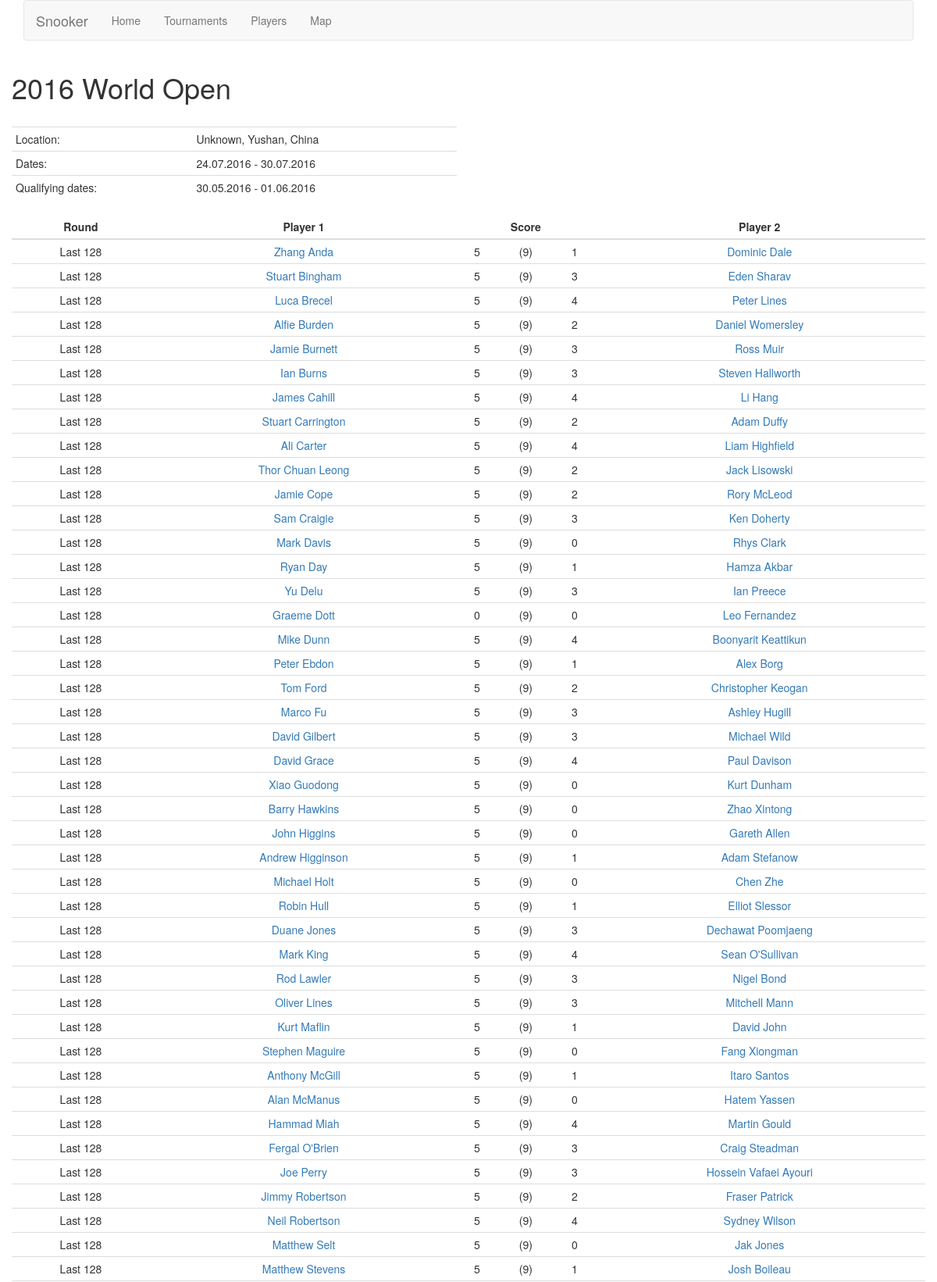
Page /tournament/1/ (upper part) on the committed database.
### tables this page shows
CREATE TABLE tournaments (
                id integer primary key,
                name text,
                location text,
                season text,
                startdate integer,
                enddate integer,
                qualstartdate integer,
                qualenddate integer );

CREATE TABLE rounds (
                id integer primary key,
                name text,
                roundorder integer,
                tournament integer,
                FOREIGN KEY(tournament) REFERENCES tournaments(id) );

CREATE TABLE matches (
                id integer primary key,
                score1 integer,
                score2 integer,
                date integer, 
                round integer,
                player1 integer,
                player2 integer,
                bestof integer,
                walkover integer,
                frames text,
                FOREIGN KEY(round) REFERENCES rounds(id),
                FOREIGN KEY(player1) REFERENCES players(id),
                FOREIGN KEY(player2) REFERENCES players(id) );

CREATE TABLE players (
                id integer primary key,
                name text,
                birthdate integer,
                country text,
                professional text);

### main.py (the view)
@app.route('/tournament/<id>/')
def tournament(id):
    cur = g.db.cursor()
    cur.execute("SELECT name,location,startdate,enddate,qualstartdate,qualenddate FROM tournaments WHERE id=?", (id,))
    tour = cur.fetchone()
    if tour is None:
        return render_template('error.html', msg=("Tournament " + id + " doesn't exists."))
    info  = {
        'id': id,
        'name': tour[0],
        'location': tour[1],
        'startdate': stamp2text(tour[2]),
        'enddate': stamp2text(tour[3]),
        'qualstartdate': "" if tour[4] == 'NULL' else stamp2text(tour[4]),
        'qualenddate': "" if tour[5] == 'NULL' else stamp2text(tour[5]),
    }
    cur.execute("SELECT m.score1,m.score2,m.player1,m.player2,p1.name,p2.name,m.bestof,m.walkover,m.round FROM matches as m, players as p1, players as p2 WHERE m.round IN (SELECT id FROM rounds WHERE tournament = ?) AND m.player1 = p1.id AND m.player2 = p2.id ORDER BY round;", (id,))
    matches = cur.fetchall()
    cur.execute("SELECT id, name,roundorder FROM rounds WHERE tournament = ? ORDER BY roundorder ASC;", (id,))
    rounds = cur.fetchall()
    results = []
    r_map = {}
    for id, name, order in rounds:
        results.append({
            'name': name,
            'matches': []
        })
        r_map[id] = order
    for score1, score2, id1, id2, player1, player2, bestof, walkover, round in matches:
        round_o = r_map[round]
        results[round_o]['matches'].append({
            'score1': score1,
            'score2': score2,
            'id1': id1,
            'id2': id2,
            'player1': player1,
            'player2': player2,
            'bestof': bestof,
            'walkover': walkover
        })
    results = results[::-1]
    return render_template('tournament.html', info=info, results=results)

### main.py (called while the page is built)
def connect_db():
    return sqlite3.connect('db.sqlite3')

@app.before_request
def before_request():
    g.db = connect_db()

@app.teardown_request
def teardown_request(exception):
    db = getattr(g, 'db', None)
    if db is not None:
        db.close()

def stamp2text(time):
    return datetime.datetime.fromtimestamp(int(time)).strftime('%d.%m.%Y')

### templates/tournament.html (shortened to what this page needs)
{% extends "layout.html" %}
{% block head %}
    {{ super() }}
{% endblock %}
{% block content %}
    <h1>{{ info.name }}</h1></br>
    <div class="row">
        <div class="table-responsive col-md-6">
            <table class="table table-condensed">
                <tr>
                    <td>Location:</td><td>{{ info.location }}</td>
                </tr>
                <tr>
                    <td>Dates:</td><td>{{ info.startdate }} - {{info.enddate}}</td>
                </tr>
                <tr>
                    <td>Qualifying dates:</td><td>{{ info.qualstartdate }} - {{info.qualenddate}}</td>
                </tr>
            </table>
        </div>
    </div>
    <div class="table-responsive">
        <table class="table table-condensed table-hover">
            <thead>
                <th class="text-center">Round</th>
                <th class="text-center">Player 1</th>
                <th colspan="3" class="text-center">Score</th>
                <th class="text-center">Player 2</th>
            </thead>
            {% for round in results %}
                <tbody>
                    {% for match in round.matches %}
                        <tr>
                            <td class="text-center">{{ round.name }}</td>
                            <td class="text-center">
                                <a href="{{ url_for("player", id=match.id1) }}">
                                    {{ match.player1 }}
                                </a>
                            </td>
                            <td class="text-center">{{ match.score1 }}</td>
                            <td class="text-center">({{ match.bestof }})</td>
                            <td class="text-center">{{ match.score2 }}</td>
                            <td class="text-center">
                                <a href="{{ url_for("player", id=match.id2) }}">
                                    {{ match.player2 }}
                                </a>
                            </td>
                        </tr>
                    {% endfor %}
                </tbody>
            {% endfor %}
        </table>
    </div>
{% endblock %}

### templates/layout.html (shortened to what this page needs)
<!doctype html>
<html>
    <head>
        {% block head %}
            <link rel="stylesheet" href="{{ url_for('static', filename='css/bootstrap.min.css') }}">
        {% endblock %}
    </head>
    <body>
        <div class="container">
            <nav class="navbar navbar-default">
                <div class="container-fluid">
                    <div class="navbar-header">
                        <a class="navbar-brand" href="{{ url_for("home") }}">Snooker</a>
                    </div>
                    <div id="navbar" class="navbar-collapse collapse">
                        <ul class="nav navbar-nav">
                            <li {% block activehome %}{% endblock %}>
                                <a href="{{ url_for("home") }}">Home</a>
                            </li>
                            <li {% block activetours %}{% endblock %}>
                                <a href="{{ url_for("tournaments") }}">Tournaments</a>
                            </li>
                            <li {% block activeplayers %}{% endblock %}>
                                <a href="{{ url_for("players") }}">Players</a>
                            </li>
                            <li {% block activemap %}{% endblock %}>
                                <a href="{{ url_for("map") }}">Map</a>
                            </li>
                        </ul>
                    </div>
                </div>
            </nav>
            <div class="row">
                {% block content %}{% endblock %}
            </div>
        </div>
    </body>
</html>

### rows in the picture
tournaments: name "2016 World Open", location "Unknown, Yushan, China"
rounds: name "Last 128"
matches: player1 "Zhang Anda", score1 "5", bestof "9", score2 "1", player2 "Dominic Dale"
matches: player1 "Stuart Bingham", score1 "5", bestof "9", score2 "3", player2 "Eden Sharav"
matches: player1 "Luca Brecel", score1 "5", bestof "9", score2 "4", player2 "Peter Lines"
matches: player1 "Alfie Burden", score1 "5", bestof "9", score2 "2", player2 "Daniel Womersley"
matches: player1 "Jamie Burnett", score1 "5", bestof "9", score2 "3", player2 "Ross Muir"
matches: player1 "Ian Burns", score1 "5", bestof "9", score2 "3", player2 "Steven Hallworth"
matches: player1 "James Cahill", score1 "5", bestof "9", score2 "4", player2 "Li Hang"
matches: player1 "Stuart Carrington", score1 "5", bestof "9", score2 "2", player2 "Adam Duffy"
matches: player1 "Ali Carter", score1 "5", bestof "9", score2 "4", player2 "Liam Highfield"
matches: player1 "Thor Chuan Leong", score1 "5", bestof "9", score2 "2", player2 "Jack Lisowski"
matches: player1 "Jamie Cope", score1 "5", bestof "9", score2 "2", player2 "Rory McLeod"
matches: player1 "Sam Craigie", score1 "5", bestof "9", score2 "3", player2 "Ken Doherty"
matches: player1 "Mark Davis", score1 "5", bestof "9", score2 "0", player2 "Rhys Clark"
matches: player1 "Ryan Day", score1 "5", bestof "9", score2 "1", player2 "Hamza Akbar"
matches: player1 "Yu Delu", score1 "5", bestof "9", score2 "3", player2 "Ian Preece"
matches: player1 "Graeme Dott", score1 "0", bestof "9", score2 "0", player2 "Leo Fernandez"
matches: player1 "Mike Dunn", score1 "5", bestof "9", score2 "4", player2 "Boonyarit Keattikun"
matches: player1 "Peter Ebdon", score1 "5", bestof "9", score2 "1", player2 "Alex Borg"
matches: player1 "Tom Ford", score1 "5", bestof "9", score2 "2", player2 "Christopher Keogan"
matches: player1 "Marco Fu", score1 "5", bestof "9", score2 "3", player2 "Ashley Hugill"
matches: player1 "David Gilbert", score1 "5", bestof "9", score2 "3", player2 "Michael Wild"
matches: player1 "David Grace", score1 "5", bestof "9", score2 "4", player2 "Paul Davison"
matches: player1 "Xiao Guodong", score1 "5", bestof "9", score2 "0", player2 "Kurt Dunham"
matches: player1 "Barry Hawkins", score1 "5", bestof "9", score2 "0", player2 "Zhao Xintong"
matches: player1 "John Higgins", score1 "5", bestof "9", score2 "0", player2 "Gareth Allen"
matches: player1 "Andrew Higginson", score1 "5", bestof "9", score2 "1", player2 "Adam Stefanow"
matches: player1 "Michael Holt", score1 "5", bestof "9", score2 "0", player2 "Chen Zhe"
matches: player1 "Robin Hull", score1 "5", bestof "9", score2 "1", player2 "Elliot Slessor"
matches: player1 "Duane Jones", score1 "5", bestof "9", score2 "3", player2 "Dechawat Poomjaeng"
matches: player1 "Mark King", score1 "5", bestof "9", score2 "4", player2 "Sean O'Sullivan"
matches: player1 "Rod Lawler", score1 "5", bestof "9", score2 "3", player2 "Nigel Bond"
matches: player1 "Oliver Lines", score1 "5", bestof "9", score2 "3", player2 "Mitchell Mann"
matches: player1 "Kurt Maflin", score1 "5", bestof "9", score2 "1", player2 "David John"
matches: player1 "Stephen Maguire", score1 "5", bestof "9", score2 "0", player2 "Fang Xiongman"
matches: player1 "Anthony McGill", score1 "5", bestof "9", score2 "1", player2 "Itaro Santos"
matches: player1 "Alan McManus", score1 "5", bestof "9", score2 "0", player2 "Hatem Yassen"
matches: player1 "Hammad Miah", score1 "5", bestof "9", score2 "4", player2 "Martin Gould"
matches: player1 "Fergal O'Brien", score1 "5", bestof "9", score2 "3", player2 "Craig Steadman"
matches: player1 "Joe Perry", score1 "5", bestof "9", score2 "3", player2 "Hossein Vafaei Ayouri"
matches: player1 "Jimmy Robertson", score1 "5", bestof "9", score2 "2", player2 "Fraser Patrick"
matches: player1 "Neil Robertson", score1 "5", bestof "9", score2 "4", player2 "Sydney Wilson"
matches: player1 "Matthew Selt", score1 "5", bestof "9", score2 "0", player2 "Jak Jones"
matches: player1 "Matthew Stevens", score1 "5", bestof "9", score2 "1", player2 "Josh Boileau"

### other values in the picture
{{ info.startdate }} "24.07.2016"
{{ info.enddate }} "30.07.2016"
{{ info.qualstartdate }} "30.05.2016"
{{ info.qualenddate }} "01.06.2016"
